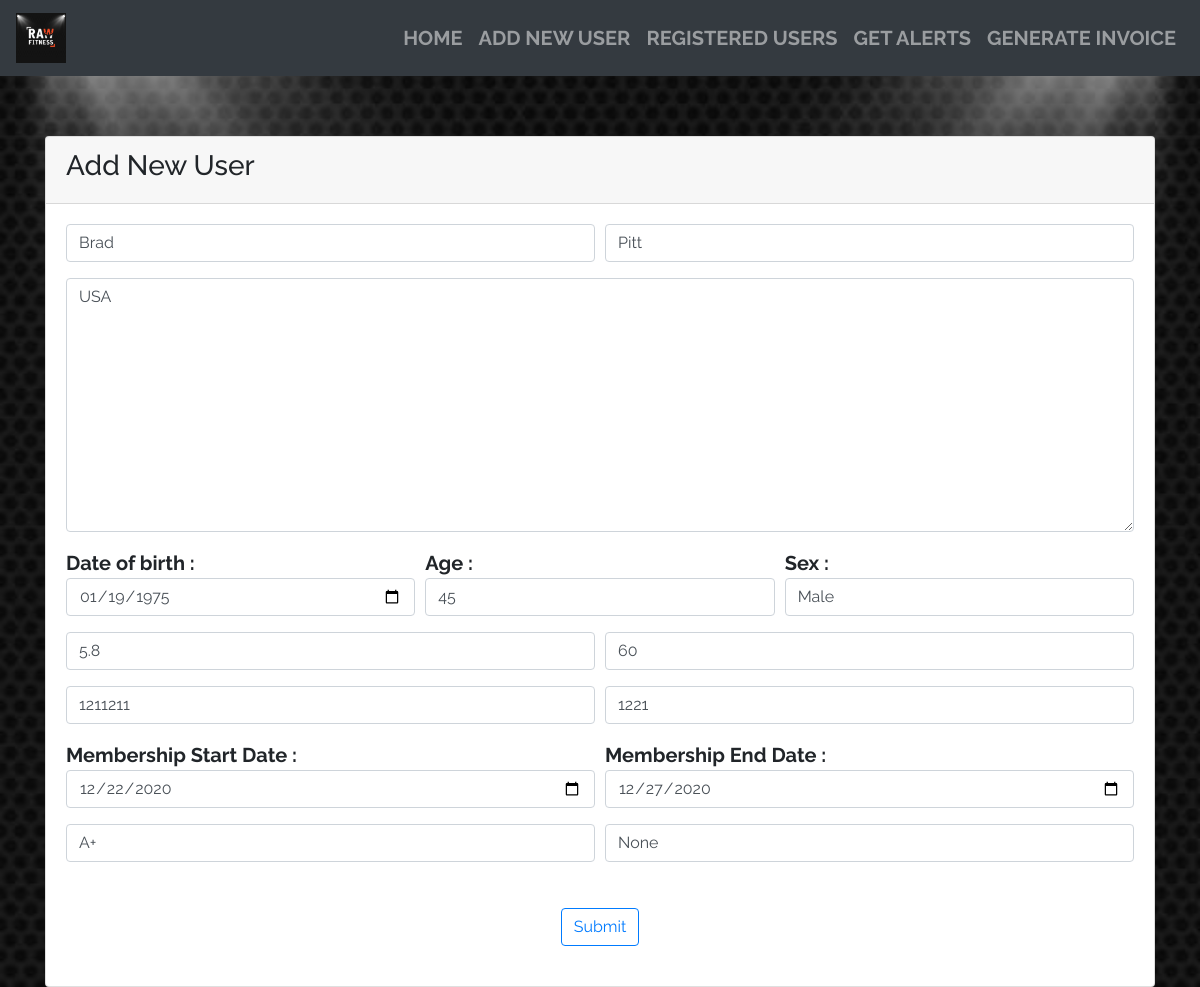
The page /update/8 on the database its author committed.
### fitness/models.py (models this page shows, shortened)
class AddUsers(models.Model):
	first_name = models.CharField(max_length=300)
	last_name = models.CharField(max_length=300)
	date_of_birth = models.DateField()
	age = models.IntegerField(max_length=2)
	sex = models.CharField(max_length=10)
	height = models.CharField(max_length=20)
	weight = models.CharField(max_length=20)
	full_address = models.TextField(max_length=None)
	phone_number = models.CharField(max_length=20)
	alternate_phone = models.CharField(max_length=20)
	membership_start_date = models.DateField(default=timezone.now)
	membership_end_date = models.DateField(default=timezone.now)
	blood_group =  models.CharField(max_length=20)
	medical_history =  models.CharField(max_length=300)

### fitness/views.py (the view, shortened to what this page needs)
# urls.py: path('update/<int:pk>',views.UsersUpdateView.as_view(),name='update'),
class UsersUpdateView(UpdateView):
	model = AddUsers
	form_class = AddUsersForm
	template_name = "add_users.html"
	success_url ="/"

### fitness/forms.py
class AddUsersForm(forms.ModelForm):
    def __init__(self, *args, **kwargs):
        super().__init__(*args, **kwargs)
        self.fields['medical_history'].required = False
    class Meta:
        model = AddUsers
        fields = '__all__'
        widgets = {
            'date_of_birth': DateInput(),
        	'membership_start_date':DateInput(),
        	'membership_end_date':DateInput(),
        }

### assets/templates/add_users.html (shortened to what this page needs)
{% extends "base.html" %}
{% load widget_tweaks %}
{% block content %}
 <div class="container">
   <div class="card">
     <div class="card-header">
       <h3>Add New User</h3>
     </div>
     <div class="card-body">
<form method="POST" enctype="multipart/form-data">
  <div class="form-row">
    <div class="form-group col-md-6">
    {% render_field form.first_name class="form-control" placeholder="Enter First Name"%}
    </div>
    <div class="form-group col-md-6">
    {% render_field form.last_name class="form-control" placeholder="Enter Last Name"%}
    </div>
  </div>
  <div class="form-group">
    {% render_field form.full_address class="form-control" placeholder="Enter Full Address"%}
  </div>
  <div class="form-row">
    <div class="form-group col-md-4">
    Date of birth : {% render_field form.date_of_birth class="form-control" placeholder="Date of birth"%}
    </div>
    <div class="form-group col-md-4">
      Age : {% render_field form.age class="form-control" placeholder="Age"%}
    </div>
    <div class="form-group col-md-4">
      Sex : {% render_field form.sex class="form-control" placeholder="Sex"%}
    </div>
  </div>
    <div class="form-row">
        <div class="form-group col-md-6">
        {% render_field form.height class="form-control" placeholder="Height"%}
        </div>
        <div class="form-group col-md-6">
        {% render_field form.weight class="form-control" placeholder="Weight"%}
        </div>
    </div>
   <div class="form-row">
        <div class="form-group col-md-6">
        {% render_field form.phone_number class="form-control" placeholder="Phone Number"%}
        </div>
        <div class="form-group col-md-6">
        {% render_field form.alternate_phone class="form-control" placeholder="Alternate Phone"%}
        </div>
    </div>
    <div class="form-row">
        <div class="form-group col-md-6">
        Membership Start Date : {% render_field form.membership_start_date class="form-control" placeholder="Membership Start Date"%}
        </div>
        <div class="form-group col-md-6">
        Membership End Date : {% render_field form.membership_end_date class="form-control" placeholder="Membership End Date"%}
        </div>
    </div>
    <div class="form-row">
        <div class="form-group col-md-6">
        {% render_field form.blood_group class="form-control" placeholder="Blood group"%}
        </div>
        <div class="form-group col-md-6">
        {% render_field form.medical_history class="form-control" placeholder="Medical History"%}
        </div>
    </div>
    <br>
  <center><button type="submit" class="btn btn-outline-primary">Submit</button></center>
</form>
</div>
</div>
</div>
{% endblock content %}

### assets/static/css/styles.css (style rules this page uses)
body { font-family: 'Raleway'; font-size: 20px; font-weight: bold; background-image: url('/static/images/logo.jpg'); background-repeat: no-repeat; background-size: cover; background-position: center; }
h1, h2, h3, h4,h5,h6 { font-family: 'Raleway'; }

### rows shown on the page
AddUsers: first_name "Brad", last_name "Pitt", full_address "USA", date_of_birth "01/19/1975", age "45", sex "Male", height "5.8", weight "60", phone_number "1211211", alternate_phone "1221", membership_start_date "12/22/2020", membership_end_date "12/27/2020", blood_group "A+", medical_history "None"
